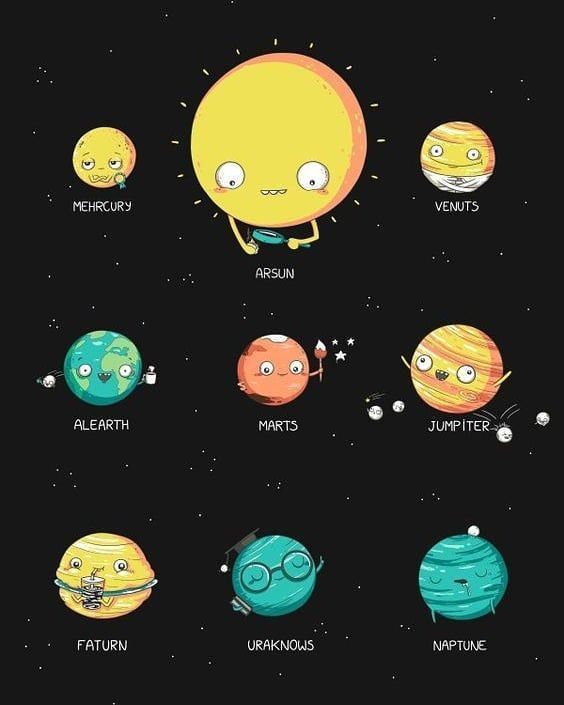
#> input picture GörüntününTersi/12.jpg, 564 x 705 px
$ python main.py
#> lines starting #> are read from the running program, lines starting #| are printed output that depends on the picture
import cv2
import numpy as np
from numpy import shape, zeros

h = 500
w = 400

original = cv2.imread('12.jpg')
#> original is the input picture: shape (705, 564, 3); mean B, G, R 40.6, 53, 51.6
original = cv2.resize(original,(w,h))
#> original: shape (500, 400, 3)

image = cv2.imread('12.jpg',0)
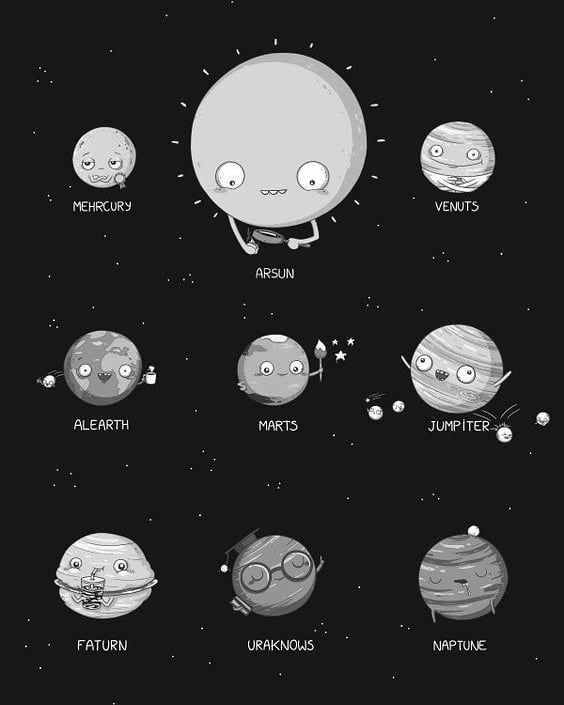
#> image: shape (705, 564); min 0, max 255, mean 51.2
image = cv2.resize(image,(w,h))
#> image: shape (500, 400)

[h,w] = shape(image)
#> h = 500; w = 400
image2 = zeros([h,w], dtype=np.uint8)

max = 0

#maximumu bulma
for i in range (h):
    for j in range (w):
        if max < image [i,j]:
            max = image [i,j]
#> after the loop, max = 255


#maximumdan görüntü matrisinin her değerini çıkarma
for i in range (h):
    for j in range (w):
        image2[i,j] = max - image[i,j]
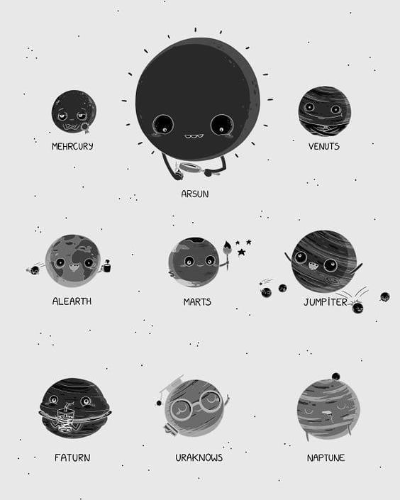
#> image2: shape (500, 400); min 0, max 254, mean 203.9


cv2.imshow("original", original)
cv2.imshow("gri",image)
cv2.imshow("ters cevrilmis",image2)
cv2.waitKey()


#hazır kütüphane kullanarak oluşturlması
'''inverted = np.invert(image)
cv2.imshow("inverted",inverted)
cv2.waitKey()'''
